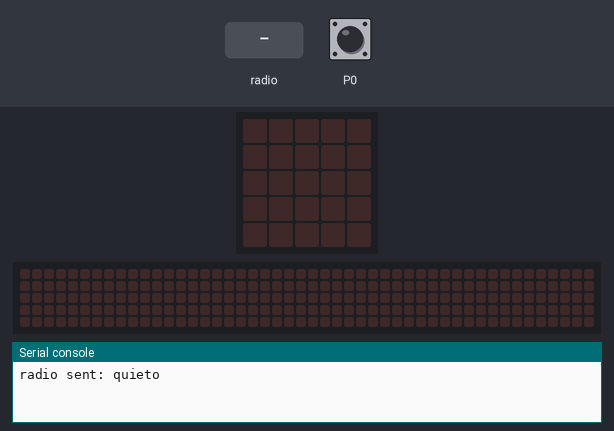
The program below on a simulated BBC micro:bit (MakeCode). Parts: the board's 5×5 LED display, a strip that is not on the board, showing the scrolling text unrolled, the last lines printed to the serial console. Inputs (shaded band) come from the test bench; at power-on: P0 LOW. No radio messages arrive unless stated (any console line starting 'radio sent:' is added by the test bench); the 48×5 strip is a reading aid, not a part: it shows the text the display is scrolling, unrolled, one strip-width of it at a time.

Above: at 1.2 s.
1.3 s: radio message "en movimiento" arrives
At 4.0 s:
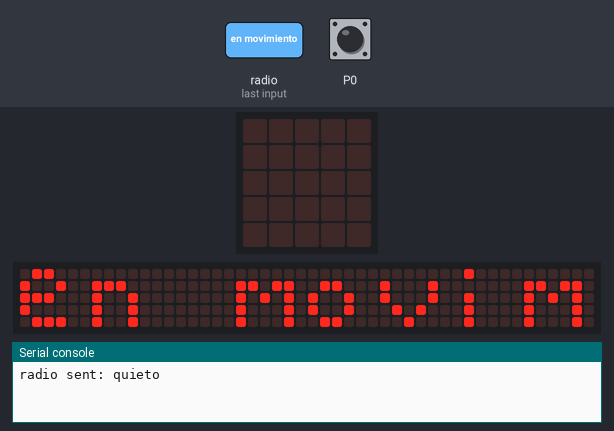
4.8 s: P0 pulled HIGH for 1 s
At 14.3 s:
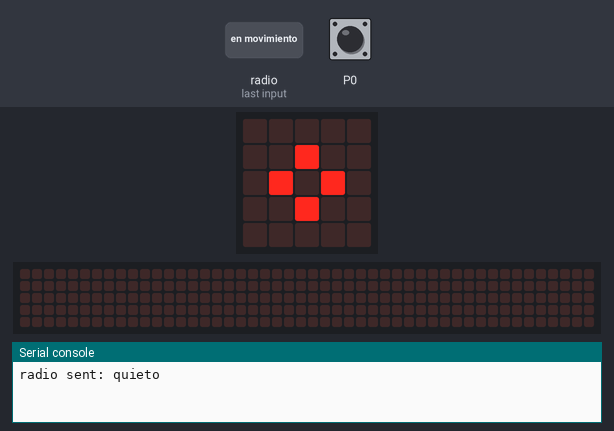
15.4 s: radio message "quieto" arrives
At 15.47 s:
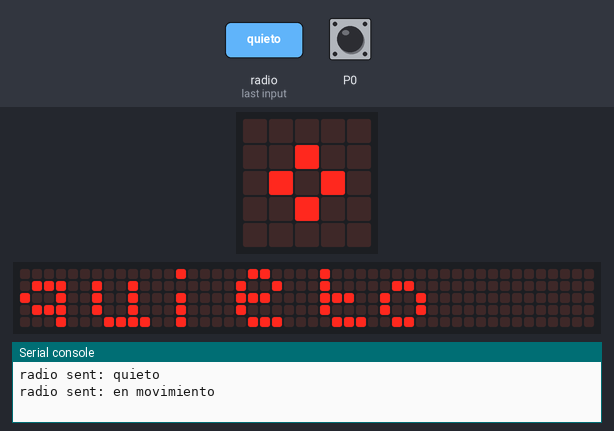
18.9 s: radio message "quieto" arrives
At 21.92 s:
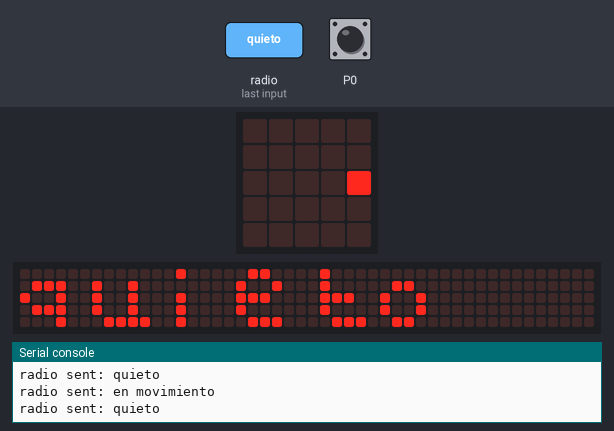
22.4 s: radio message "en movimiento" arrives
26.5 s: P0 pulled HIGH for 3.2 s
At 29.72 s:
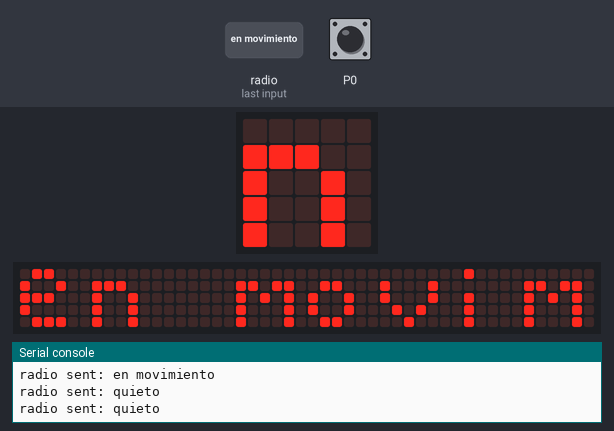

The program:

main.ts
```typescript
radio.onReceivedString(function (receivedString) {
    basic.showString(receivedString)
})
radio.setGroup(73)
basic.forever(function () {
    if (pins.digitalReadPin(DigitalPin.P0) == 1) {
        basic.showIcon(IconNames.SmallDiamond)
        radio.sendString("en movimiento")
    } else {
        basic.clearScreen()
        radio.sendString("quieto")
    }
    basic.pause(5000)
})
```

test.ts
```typescript
// aquí va el archivo "tests"; esto no se compilará cuando este paquete se utilice como una extensión.
```

Measured:
- after the input at 1.3 s, the display: changes at once (image 1)
- after the input at 15.4 s, the display: changes at once (image 3)
- what the display in image 1 shows lasts 0.6 s, from 3.6 s to 4.2 s
